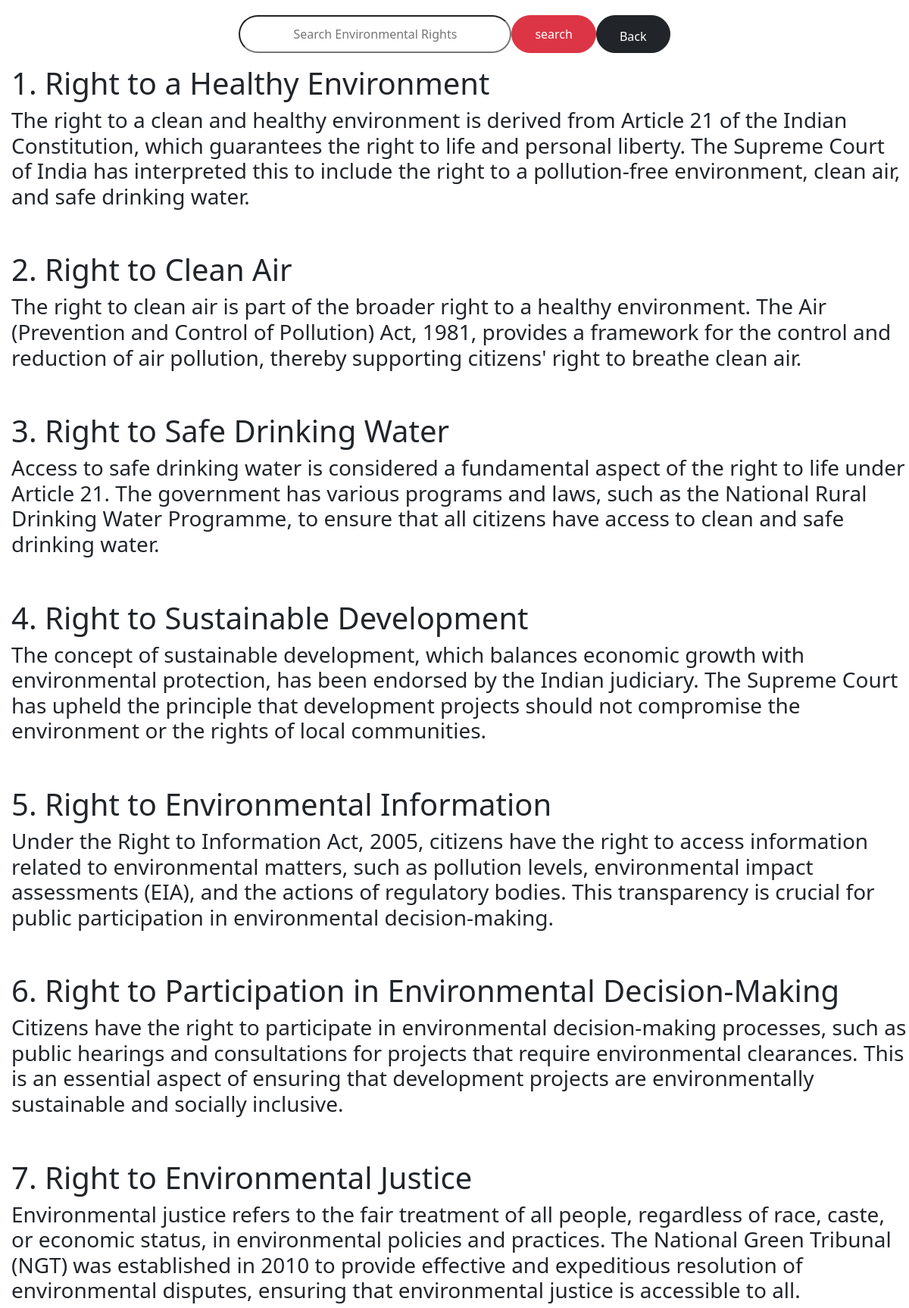
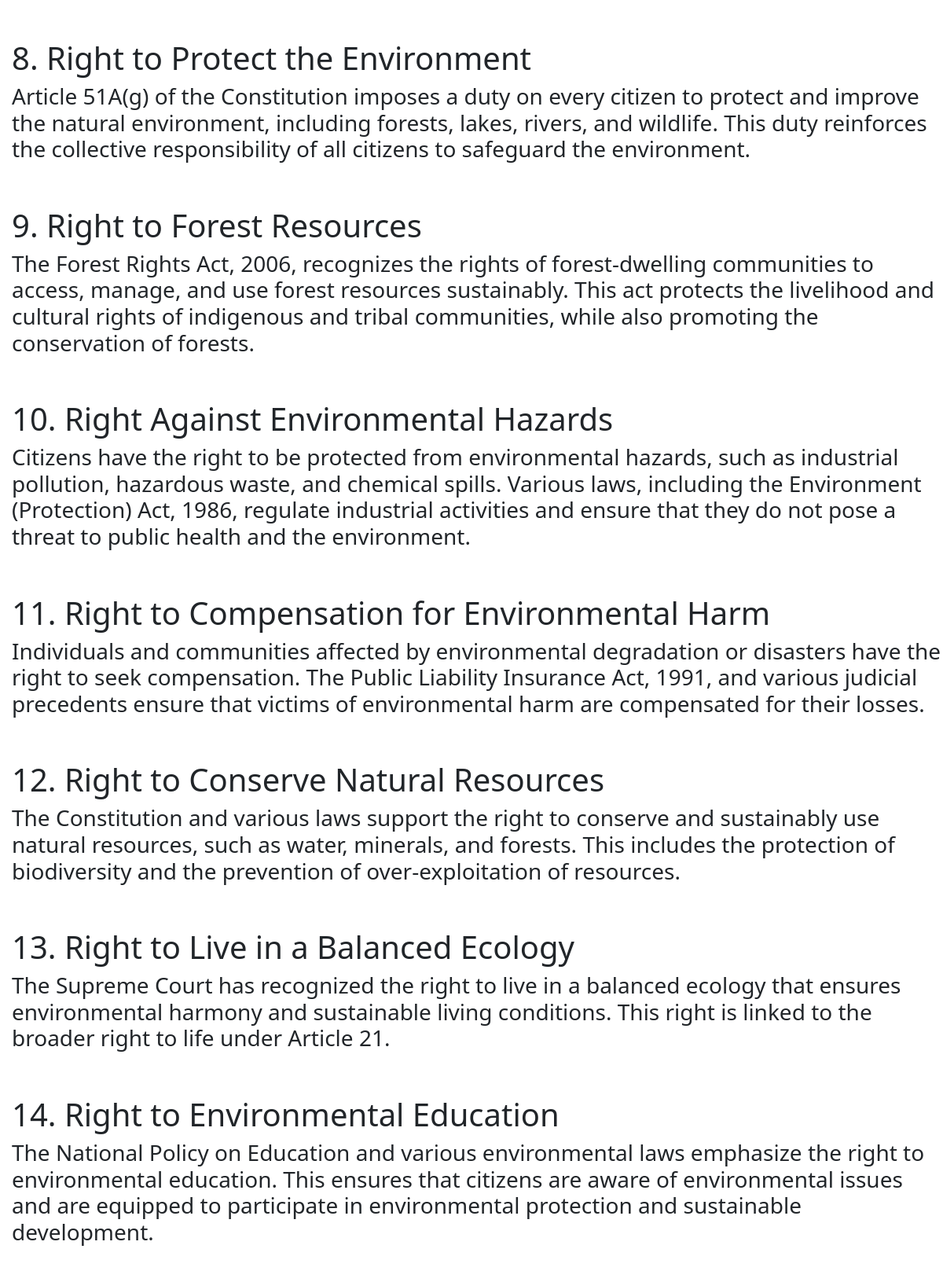
/EnvironmentalRights/ (upper part), run on the app's committed database (2 pictures, top to bottom).
### rights/models.py (models this page shows, shortened)
class EnvironmentalRights(models.Model):
    Title = models.CharField(max_length=400)
    Description = models.CharField(max_length=5000)

### rights/views.py (the view)
# urls.py: path("EnvironmentalRights/",Environmental,name="EnvironmentalRights"),
def Environmental(request):
    query = request.GET.get('q')
    if query:
        environmental_right = EnvironmentalRights.objects.filter(
            Q(Title__iconatins=query) | Q(Description__icontains=query)
        )
    else:
        environmental_right = EnvironmentalRights.objects.all()
    return render(request,'EnvironmentalRights.html',{'environmental_right':environmental_right})

### rights/templates/EnvironmentalRights.html (shortened to what this page needs)
<!DOCTYPE html>
<html lang="en">
<head>
    <link href="https://cdn.jsdelivr.net/npm/bootstrap@5.3.3/dist/css/bootstrap.min.css" rel="stylesheet">
</head>
<body>
    <form method="GET" action="{% url 'EnvironmentalRights'%}" style="display: flex; justify-content: center; text-align: center; ">
        <input type="text"  style="border-radius:30px; border: 3px line; height: 50px; width: 30%; margin-top: 20px;text-align: center;" name="q" id="autocomplete" placeholder="Search Environmental Rights">
        <input type="submit" class="btn btn-danger" style="padding-left: 30px; padding-right: 30px;border-radius: 30px; margin-top: 20px;" value="search">
        <a href="{% url 'home' %}"class="btn btn-dark" style="padding-left: 30px; padding-top: 15px; padding-right: 30px; border-radius: 30px; margin-top: 20px; " >Back</a>
    </form>
    <div id="Environmental">
        {% for e in environmental_right %}
        <h1>{{e.Title}}</h1> <h3>{{e.Description}}</h3><br><br>
        {% endfor %}
    </div>
</body>
</html>

### rights/templates/EnvironmentalRights.html (style rules this page uses)
h1,h3 { margin-left: 15px; }

### data on the page
EnvironmentalRights: Title "1. Right to a Healthy Environment", Description "The right to a clean and healthy environment is derived from Article 21 of the Indian Constitution, which guarantees the right to life and personal liberty. The Supreme Court of India has interpreted this to include the right to a pollution-free environment, clean air, and safe drinking water."
EnvironmentalRights: Title "2. Right to Clean Air", Description "The right to clean air is part of the broader right to a healthy environment. The Air (Prevention and Control of Pollution) Act, 1981, provides a framework for the control and reduction of air pollution, thereby supporting citizens' right to breathe clean air."
EnvironmentalRights: Title "3. Right to Safe Drinking Water", Description "Access to safe drinking water is considered a fundamental aspect of the right to life under Article 21. The government has various programs and laws, such as the National Rural Drinking Water Programme, to ensure that all citizens have access to clean and safe drinking water."
EnvironmentalRights: Title "4. Right to Sustainable Development", Description "The concept of sustainable development, which balances economic growth with environmental protection, has been endorsed by the Indian judiciary. The Supreme Court has upheld the principle that development projects should not compromise the environment or the rights of local communities."
EnvironmentalRights: Title "5. Right to Environmental Information", Description "Under the Right to Information Act, 2005, citizens have the right to access information related to environmental matters, such as pollution levels, environmental impact assessments (EIA), and the actions of regulatory bodies. This transparency is crucial for public participation in environmental decision-making."
EnvironmentalRights: Title "6. Right to Participation in Environmental Decision-Making", Description "Citizens have the right to participate in environmental decision-making processes, such as public hearings and consultations for projects that require environmental clearances. This is an essential aspect of ensuring that development projects are environmentally sustainable and socially inclusive."
EnvironmentalRights: Title "7. Right to Environmental Justice", Description "Environmental justice refers to the fair treatment of all people, regardless of race, caste, or economic status, in environmental policies and practices. The National Green Tribunal (NGT) was established in 2010 to provide effective and expeditious resolution of environmental disputes, ensuring that environmental justice is accessible to all."
EnvironmentalRights: Title "8. Right to Protect the Environment", Description "Article 51A(g) of the Constitution imposes a duty on every citizen to protect and improve the natural environment, including forests, lakes, rivers, and wildlife. This duty reinforces the collective responsibility of all citizens to safeguard the environment."
EnvironmentalRights: Title "9. Right to Forest Resources", Description "The Forest Rights Act, 2006, recognizes the rights of forest-dwelling communities to access, manage, and use forest resources sustainably. This act protects the livelihood and cultural rights of indigenous and tribal communities, while also promoting the conservation of forests."
EnvironmentalRights: Title "10. Right Against Environmental Hazards", Description "Citizens have the right to be protected from environmental hazards, such as industrial pollution, hazardous waste, and chemical spills. Various laws, including the Environment (Protection) Act, 1986, regulate industrial activities and ensure that they do not pose a threat to public health and the environment."
EnvironmentalRights: Title "11. Right to Compensation for Environmental Harm", Description "Individuals and communities affected by environmental degradation or disasters have the right to seek compensation. The Public Liability Insurance Act, 1991, and various judicial precedents ensure that victims of environmental harm are compensated for their losses."
EnvironmentalRights: Title "12. Right to Conserve Natural Resources", Description "The Constitution and various laws support the right to conserve and sustainably use natural resources, such as water, minerals, and forests. This includes the protection of biodiversity and the prevention of over-exploitation of resources."
EnvironmentalRights: Title "13. Right to Live in a Balanced Ecology", Description "The Supreme Court has recognized the right to live in a balanced ecology that ensures environmental harmony and sustainable living conditions. This right is linked to the broader right to life under Article 21."
EnvironmentalRights: Title "14. Right to Environmental Education", Description "The National Policy on Education and various environmental laws emphasize the right to environmental education. This ensures that citizens are aware of environmental issues and are equipped to participate in environmental protection and sustainable development."
